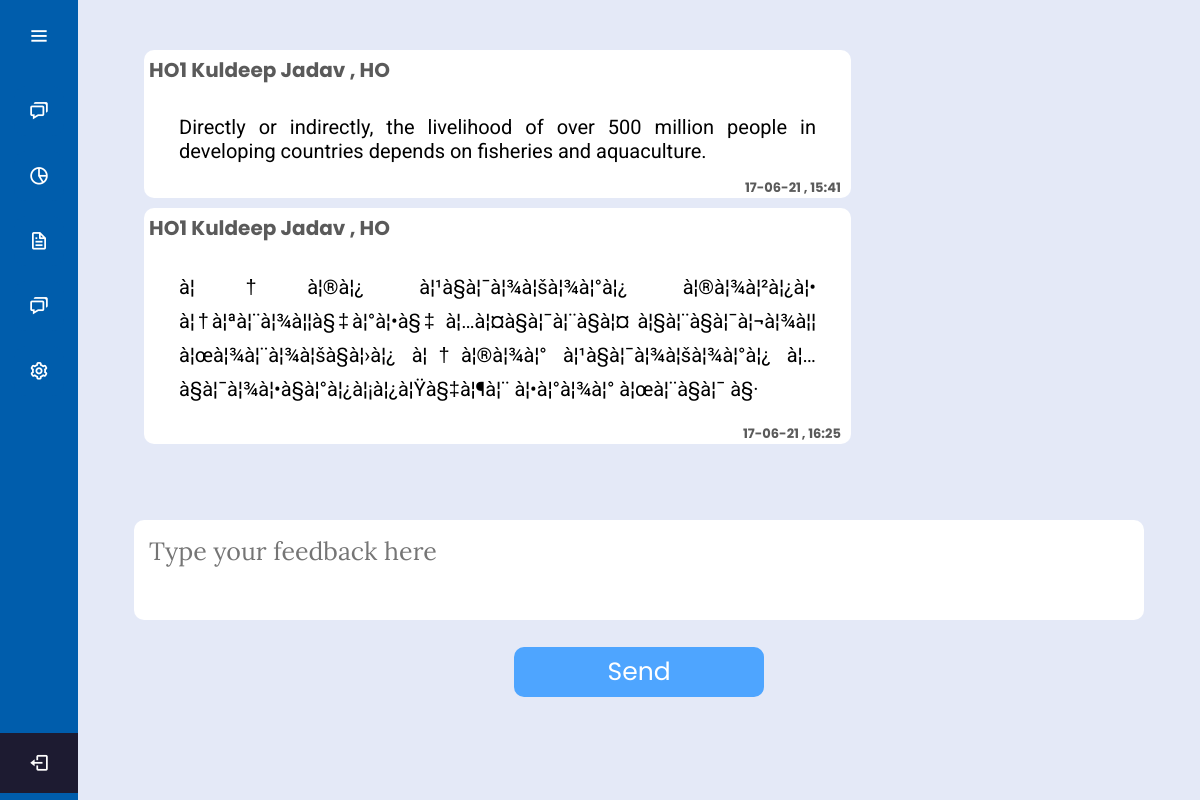
Page /Project1/feedback.php?ID=19 on the committed database.
### tables this page shows
CREATE TABLE `feedback` (
  `Slno` int(10) NOT NULL,
  `ID` int(10) NOT NULL,
  `SenderID` int(20) NOT NULL,
  `Sendername` varchar(30) NOT NULL,
  `District` varchar(30) NOT NULL,
  `Message` varchar(500) NOT NULL,
  `Type` varchar(20) NOT NULL,
  `Date` date NOT NULL,
  `Time` varchar(10) NOT NULL,
  `Reply` varchar(3) NOT NULL
);

### Project1/feedback.php (the view, shortened to what this page needs)
<?php
	require('config.php');
	$authType = $type;
	if ($type == 'Hatchery Owner')
	{
		$id = $_SESSION['id'];
		$YN = 'N';
	}
	else
	{
		$id = $_GET['ID'];
	}
	$resultconv = "";
	$msgquery = " SELECT * FROM `feedback` WHERE `ID` = '$id' ORDER BY `Slno` ASC";
	$result = mysqli_query($conn,$msgquery);
	$posts = mysqli_fetch_all($result,MYSQLI_ASSOC);
	$bg = 'white';
	foreach ($posts as $post)
	{
			$resultconv.="<p class=' ".$bg."'>
								<span class='sender'>".$post['Sendername']." , ".$post['Type']."</span><br><br>
								<span class='msg'>".$post['Message']."</span><br>
								<span class='msgdate'>".dateFormat($post['Date'])." , ".$post['Time'].
						 "</span></p>";
	}
	function dateFormat($date)
	{
		$ddmmyy = $date[8].$date[9].$date[7].$date[5].$date[6].$date[4].$date[2].$date[3];
		return $ddmmyy;
	}
?>
<!DOCTYPE html>
<html lang="en" dir="ltr">
  <head>
    <link rel="stylesheet" href="css/style4.css">
	<link rel="stylesheet" href="css/feedback.css">
    <link href='https://unpkg.com/boxicons@2.0.7/css/boxicons.min.css' rel='stylesheet'>
   </head>
<body>
	<?php if($authType == "Hatchery Owner"){?>
  <div class="sidebar">
    <div class="logo-details">
    <img src="images/logo.jpg" style="height: 40px;width: 50px; padding-right: 10px;" class="photo">
        <div class="logo_name">Department Of Fisheries</div>
        <i class='bx bx-menu' id="btn" ></i>
    </div>
    <ul class="nav-list">
	<li>
	  <a href="accApply.php">
	  <i class='bx bx-file-blank' ></i>
          <span class="links_name">Fresh Accreditation</span>
        </a>
         <span class="tooltip">Application for Fresh Accreditation</span>
      </li>
      <li>
	  <a href="accRenew.php">
	   <i class='bx bx-reset' ></i>
         <span class="links_name">Application Renewal</span>
       </a>
       <span class="tooltip">Application for Renewal</span>
     </li>
     <li>
       <a href="details.php">
	   <i class='bx bx-info-square'></i>
         <span class="links_name">Application Information </span>
       </a>
       <span class="tooltip">Application Information </span>
     </li>
     <li>
       <a href="appStatus.php">
	   <i class='bx bx-check-square' ></i>
         <span class="links_name">Application Status</span>
       </a>
       <span class="tooltip">Application Status</span>
     </li>
     <li>
       <a href="accView.php" target="_blank">
	   <i class='bx bx-certification' ></i>
         <span class="links_name">Accreditation Certificate</span>
       </a>
       <span class="tooltip">Accreditation Certificate</span>
     </li>
     <li>
       <a href="feedback.php">
	   <i class='bx bx-chat' ></i>
         <span class="links_name">FeedBack</span>
       </a>
       <span class="tooltip">FeedBack</span>
     </li>
     <!-- <li>
       <a href="#">
         <i class='bx bx-heart' ></i>
         <span class="links_name">Saved</span>
       </a>
       <span class="tooltip">Saved</span>
     </li>-->
     <li>
       <a href="./user_service_dashboard.php">
         <i class='bx bx-cog' ></i>
         <span class="links_name">Setting</span>
       </a>
       <span class="tooltip">Setting</span>
     </li>
     <li class="profile">
         <div class="profile-details">
           <div class="name_job">
             <div class="name"><?php echo $name;?></div>
             <div class="job"><?php echo $type;?></div>
           </div>
           <a href="sesdestroy.php"><i class='bx bx-log-out' id="log_out" ></i></a>
         </div>
     </li>
    </ul>
  </div>
  <?php }else {?>
	<div class="sidebar">
    <div class="logo-details">
        <i class='bx bx-menu' id="btn" ></i>
    </div>
    <ul class="nav-list">
    <li>
     <li>
       <a href="#">
         <i class='bx bx-chat' ></i>
       </a>
     </li>
	 <li>
       <a href="Search.php">
         <i class='bx bx-pie-chart-alt-2' ></i>
       </a>
     </li>
     <li>
       <a href="level_3_upload_notice.php">
         <i class='bx bx-file' ></i>
       </a>
     </li>
     <li>
       <a href="feedlist.php">
         <i class='bx bx-chat' ></i>
       </a>
     </li>
     <li>
       <a href="#">
         <i class='bx bx-cog' ></i>
       </a>
     </li>
     <li class="profile">
         <div class="profile-details">
           <a href="sesdestroy.php"><i class='bx bx-log-out' id="log_out" ></i></a>
         </div>
     </li>
    </ul>
  </div>
  <?php } ?>
  <section class="home-section">
<div class="conv">
	<?php
		echo $resultconv;
	?>
</div>
<form method="POST" action="feedback.php?ID=<?php echo$id ?>">
	<textarea name="reply" autofocus placeholder="Type your feedback here"></textarea>
	<input  type="submit" class="submit" name="Submit" value="Send">
</form>
</section>
</body>
</html>
</html>

### Project1/css/style4.css (style rules this page uses)
* { margin: 0; padding: 0; box-sizing: border-box; font-family: "Poppins" , sans-serif; }
.sidebar { position: fixed; left: 0; top: 0; height: 100%; width: 78px; background: #005dac; padding: 6px 14px; z-index: 99; transition: all 0.5s ease; }
.sidebar .logo-details { height: 60px; display: flex; align-items: center; position: relative; }
.sidebar .logo-details #btn { position: absolute; top: 50%; right: 0; transform: translateY(-50%); font-size: 22px; transition: all 0.4s ease; font-size: 23px; text-align: center; cursor: pointer; transition: all 0.5s ease; }
.sidebar i { color: #fff; height: 60px; min-width: 50px; font-size: 35px; text-align: center; line-height: 60px; }
.sidebar .nav-list { margin-top: 20px; height: 100%; }
.sidebar li { position: relative; margin: 15px 0; list-style: none; }
.sidebar li a { display: flex; height: 100%; width: 100%; border-radius: 12px; align-items: center; text-decoration: none; transition: all 0.4s ease; background: #005dac; }
.sidebar li i { height: 50px; line-height: 50px; font-size: 21px; border-radius: 12px; }
.sidebar li.profile { position: fixed; height: 60px; width: 78px; left: 0; bottom: -8px; padding: 10px 14px; background: #00277c; transition: all 0.5s ease; overflow: hidden; }
.sidebar li .profile-details { display: flex; align-items: center; flex-wrap: nowrap; }
.sidebar .profile #log_out { position: absolute; top: 50%; right: 0; transform: translateY(-50%); background: #1d1b31; width: 100%; height: 60px; line-height: 60px; border-radius: 0px; transition: all 0.5s ease; }
.home-section { position: relative; background: #E4E9F7; min-height: 100vh; top: 0; left: 78px; width: calc(100% - 78px); transition: all 0.5s ease; z-index: 2; padding-top: 20px; }

### Project1/css/feedback.css (style rules this page uses)
html { background-image: radial-gradient( darkgrey -50%, black); background-size: cover; }
body { margin: 0; min-height: 100vh; }
a { text-decoration: none; color: black; display: inherit; }
a { text-decoration: none; color:black; }
.conv { width: 90%; margin:auto; height: 60vh; background: transparent; padding-top: 10px; margin-top: 10px; overflow-y: scroll; }
.conv p { max-width: 70%; width: fit-content; min-width: 30%; position: relative; background: white; padding: 5px; font-size: 20px; margin: 10px; margin-left: 10px; margin-right: auto; text-align: left; border-radius: 10px; }
textarea { width: 90%; margin:auto; background: white; font-size: 25px; border: 0px solid black; outline: none; border-radius:0px; transition-delay: 0.15s; color: black; padding: 15px; height: 100px; resize: none; margin-top: 10px; border-radius: 10px; font-family: 'Lora' , sans-serif; }
form { text-align: center; position: static; bottom: 0px; }
.msgdate { position: absolute; bottom: 0px; right: 10px; color: #5a5a5a; font-weight: bold; font-size: small; }
.msg { display: inline-block; margin-bottom: 30px; font-family: 'Roboto', sans-serif; text-align: justify; margin-left: 30px; margin-right: 30px; }
.sender { font-weight: bold; color: #5a5a5a; }
input,select { padding:15px; width:350px ; font-size: 35px; border: 0px solid black; outline: none; border-radius: 5px; transition-delay: 0.15s; color: black; }
input.submit { width: 250px; background-color: #4ea5ff; border: none; outline: none; height: 50px; font-size: 25px; border-radius: 49px; color: #fff; cursor: pointer; transition: 0.5s; padding: 0px; border-radius: 10px; margin-top: 20px; }

### rows in the picture
feedback: Sendername "HO1 Kuldeep Jadav", Type "HO", Message "Directly or indirectly, the livelihood of over 500 million people in developing countries depends on fisheries and aquaculture.", Date "17-06-21", Time "15:41"
feedback: Sendername "HO1 Kuldeep Jadav", Type "HO", Message "à¦†à¦®à¦¿ à¦¹à§à¦¯à¦¾à¦šà¦¾à¦°à¦¿ à¦®à¦¾à¦²à¦¿à¦• à¦†à¦ªà¦¨à¦¾à¦¦à§‡à¦°à¦•à§‡ à¦…à¦¤à§à¦¯à¦¨à§à¦¤ à¦§à¦¨à§à¦¯à¦¬à¦¾à¦¦ à¦œà¦¾à¦¨à¦¾à¦šà§à¦›à¦¿ à¦†à¦®à¦¾à¦° à¦¹à§à¦¯à¦¾à¦šà¦¾à¦°à¦¿ à¦…à§à¦¯à¦¾à¦•à§à¦°à¦¿à¦¡à¦¿à¦Ÿà§‡à¦¶à¦¨ à¦•à¦°à¦¾à¦° à¦œà¦¨à§à¦¯ à§·", Date "17-06-21", Time "16:25"
